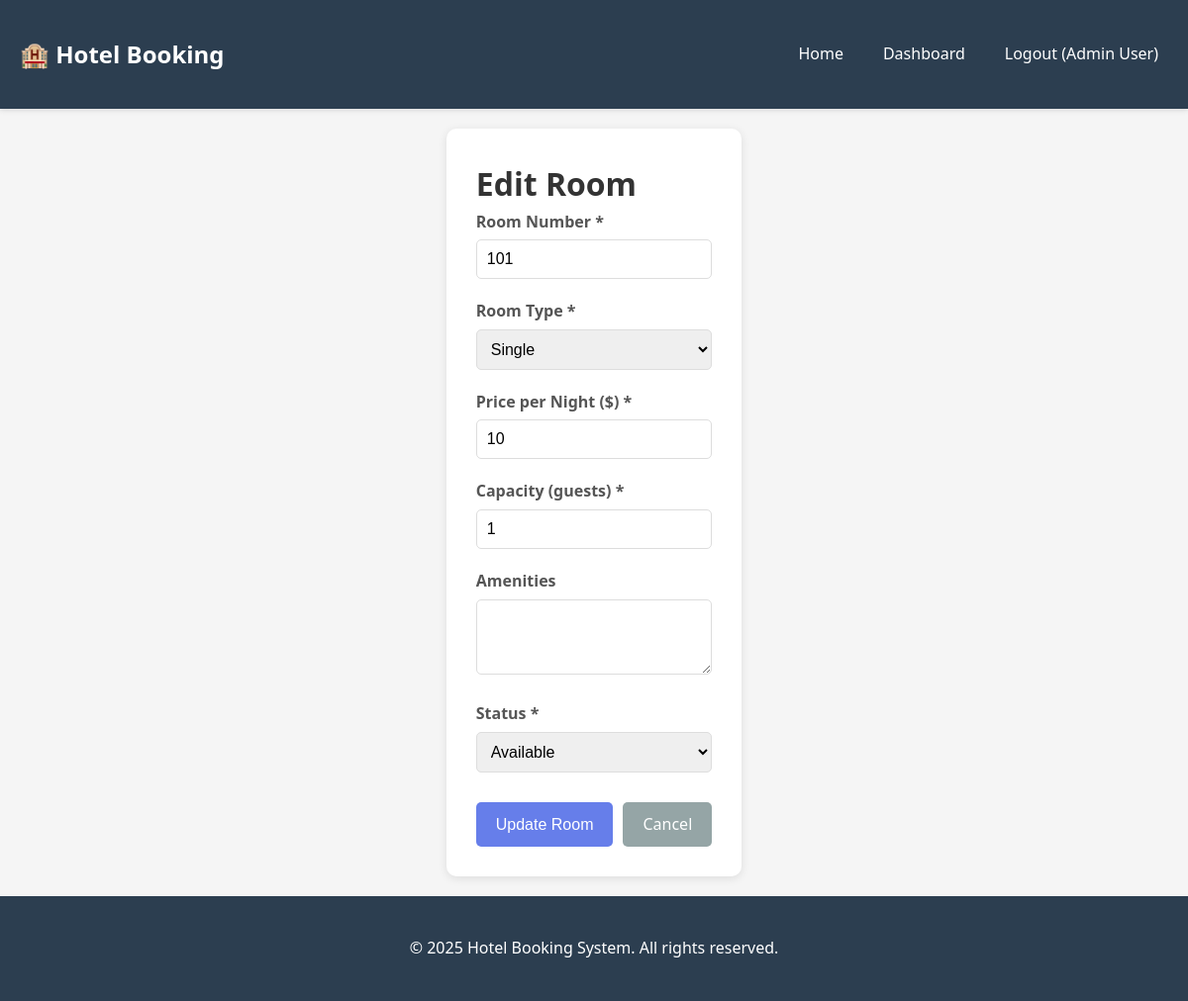
Screenshot of /admin/rooms/edit/2 (signed in) with the database file from the repository.
### tables this page shows
CREATE TABLE rooms (
    room_id INTEGER PRIMARY KEY AUTOINCREMENT,
    room_number VARCHAR(10) UNIQUE NOT NULL,
    room_type VARCHAR(50) NOT NULL,
    price_per_night DECIMAL(10, 2) NOT NULL,
    capacity INTEGER NOT NULL,
    amenities TEXT,
    status VARCHAR(20) DEFAULT 'available' CHECK(status IN ('available', 'occupied', 'maintenance')),
    created_at TIMESTAMP DEFAULT CURRENT_TIMESTAMP
);

### app.py (the view, shortened to what this page needs)
@app.route('/admin/rooms/edit/<int:room_id>', methods=['GET', 'POST'])
@db.admin_required
def edit_room(room_id):
    conn = db.get_db()
    room = conn.execute('SELECT * FROM rooms WHERE room_id = ?', (room_id,)).fetchone()
    conn.close()
    if not room:
        flash('Room not found', 'error')
        return redirect(url_for('admin_rooms'))
    return render_template('admin/edit_room.html', room=room)

### database.py (called while the page is built)
def get_db():
    conn = sqlite3.connect(DATABASE)
    conn.row_factory = sqlite3.Row
    return conn

def login_required(f):
    @wraps(f)
    def decorated_function(*args, **kwargs):
        if 'user_id' not in session:
            return redirect(url_for('login'))
        return f(*args, **kwargs)
    return decorated_function

def admin_required(f):
    @wraps(f)
    @login_required
    def decorated_function(*args, **kwargs):
        if session.get('role') != 'admin':
            return redirect(url_for('index'))
        return f(*args, **kwargs)
    return decorated_function

### templates/admin/edit_room.html (shortened to what this page needs)
{% extends "base.html" %}
{% block content %}
<div class="admin-page">
    <h1>Edit Room</h1>
    <form method="POST" action="{{ url_for('edit_room', room_id=room.room_id) }}" class="admin-form">
        <div class="form-group">
            <label for="room_number">Room Number *</label>
            <input type="text" id="room_number" name="room_number" value="{{ room.room_number }}" required>
        </div>
        <div class="form-group">
            <label for="room_type">Room Type *</label>
            <select id="room_type" name="room_type" required>
                <option value="Single" {% if room.room_type == 'Single' %}selected{% endif %}>Single</option>
            </select>
        </div>
        <div class="form-group">
            <label for="price_per_night">Price per Night ($) *</label>
            <input type="number" id="price_per_night" name="price_per_night" step="0.01" min="0" value="{{ room.price_per_night }}" required>
        </div>
        <div class="form-group">
            <label for="capacity">Capacity (guests) *</label>
            <input type="number" id="capacity" name="capacity" min="1" value="{{ room.capacity }}" required>
        </div>
        <div class="form-group">
            <label for="amenities">Amenities</label>
            <textarea id="amenities" name="amenities" rows="3">{{ room.amenities or '' }}</textarea>
        </div>
        <div class="form-group">
            <label for="status">Status *</label>
            <select id="status" name="status" required>
                <option value="available" {% if room.status == 'available' %}selected{% endif %}>Available</option>
            </select>
        </div>
        <div class="form-actions">
            <button type="submit" class="btn btn-primary">Update Room</button>
            <a href="{{ url_for('admin_rooms') }}" class="btn btn-secondary">Cancel</a>
        </div>
    </form>
</div>
{% endblock %}

### static/css/style.css (style rules this page uses)
* { margin: 0; padding: 0; box-sizing: border-box; }
body { font-family: 'Segoe UI', Tahoma, Geneva, Verdana, sans-serif; line-height: 1.6; color: #333; background-color: #f5f5f5; min-height: 100vh; display: flex; flex-direction: column; }
.form-group { margin-bottom: 20px; }
.form-group label { display: block; margin-bottom: 5px; font-weight: 600; color: #555; }
.form-group input, .form-group select, .form-group textarea { width: 100%; padding: 10px; border: 1px solid #ddd; border-radius: 5px; font-size: 1rem; }
.btn { padding: 10px 20px; border: none; border-radius: 5px; cursor: pointer; font-size: 1rem; text-decoration: none; display: inline-block; transition: all 0.3s; }
.btn-primary { background-color: #667eea; color: white; }
.btn-secondary { background-color: #95a5a6; color: white; }
.form-actions { margin-top: 30px; display: flex; gap: 10px; }
.admin-page { background: white; padding: 30px; border-radius: 10px; box-shadow: 0 2px 10px rgba(0,0,0,0.1); }
.admin-form { max-width: 600px; }

### rows the page displays
rooms: room_number "101", room_type "Single", price_per_night "10", capacity "1", status "Available"

### other values shown
{{ session.name }} "Admin User"
